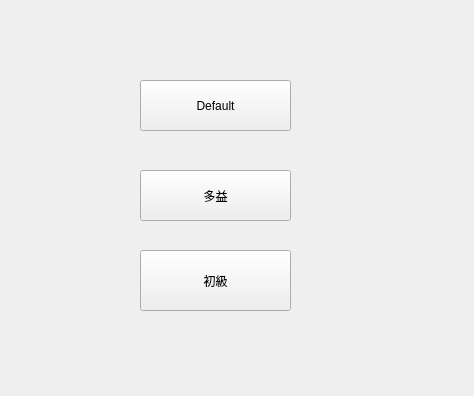
<?xml version="1.0" encoding="UTF-8"?>
<ui version="4.0">
 <class>WhichGame</class>
 <widget class="QWidget" name="WhichGame">
  <property name="geometry">
   <rect>
    <x>0</x>
    <y>0</y>
    <width>474</width>
    <height>396</height>
   </rect>
  </property>
  <property name="windowTitle">
   <string>Form</string>
  </property>
  <widget class="QPushButton" name="pushButton">
   <property name="geometry">
    <rect>
     <x>140</x>
     <y>80</y>
     <width>151</width>
     <height>51</height>
    </rect>
   </property>
   <property name="text">
    <string>Default</string>
   </property>
  </widget>
  <widget class="QPushButton" name="pushButton_2">
   <property name="geometry">
    <rect>
     <x>140</x>
     <y>170</y>
     <width>151</width>
     <height>51</height>
    </rect>
   </property>
   <property name="text">
    <string>多益</string>
   </property>
  </widget>
  <widget class="QPushButton" name="pushButton_3">
   <property name="geometry">
    <rect>
     <x>140</x>
     <y>250</y>
     <width>151</width>
     <height>61</height>
    </rect>
   </property>
   <property name="text">
    <string>初級</string>
   </property>
  </widget>
 </widget>
 <resources/>
 <connections/>
</ui>
